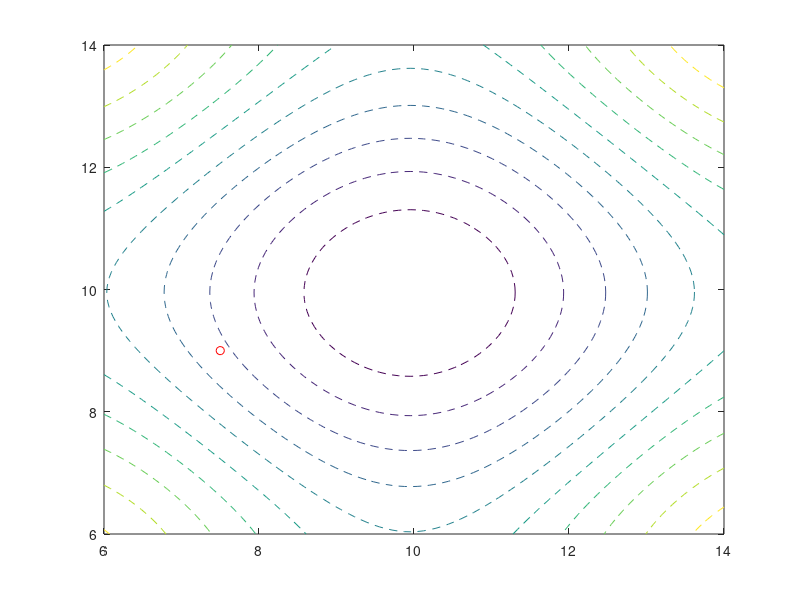

The MATLAB source for this figure: (Note: this script raises an error after producing the figure.)
close all;
clear all;
clc;

fx = @(x1, x2) 20 + (x1/10)^2 + (x2/10)^2 - 10*(cos(2*pi*x1/10) + cos(2*pi*x2/10));
gx = @(x1, x2) [x1/50 + 2*pi*sin((pi*x1)/5); x2/50 + 2*pi*sin((pi*x2)/5)];
f = @(x) fx(x(1), x(2));
g = @(x) gx(x(1), x(2));

x1 = linspace(6, 14, 100);
x2 = linspace(6, 14, 100);

[X1, X2] = meshgrid(x1, x2);

Z = zeros(size(X1));

for r = 1: size(Z,1)
    for c = 1: size(Z, 2)
        x_i = [X1(r,c), X2(r,c)]';
        Z(r,c) = f(x_i);
    end
end

figure;
contour(X1, X2, Z, 10, '--');

x0 = [7.5; 9.0];
hold on;
plot(x0(1), x0(2), 'ro');
eps = 0.05;
x = bfgs(x0, f, g, X1, X2, Z, 1);

x1 = linspace(-6, -14, 100);
x2 = linspace(-6, -14, 100);

[X1, X2] = meshgrid(x1, x2);

Z = zeros(size(X1));

for r = 1: size(Z,1)
    for c = 1: size(Z, 2)
        x_i = [X1(r,c), X2(r,c)]';
        Z(r,c) = f(x_i);
    end
end

figure;
contour(X1, X2, Z, 10, '--');

x0 = [-7.0; -7.5];
hold on;
plot(x0(1), x0(2), 'ro');
eps = 0.05;
x = bfgs(x0, f, g, X1, X2, Z, 1);